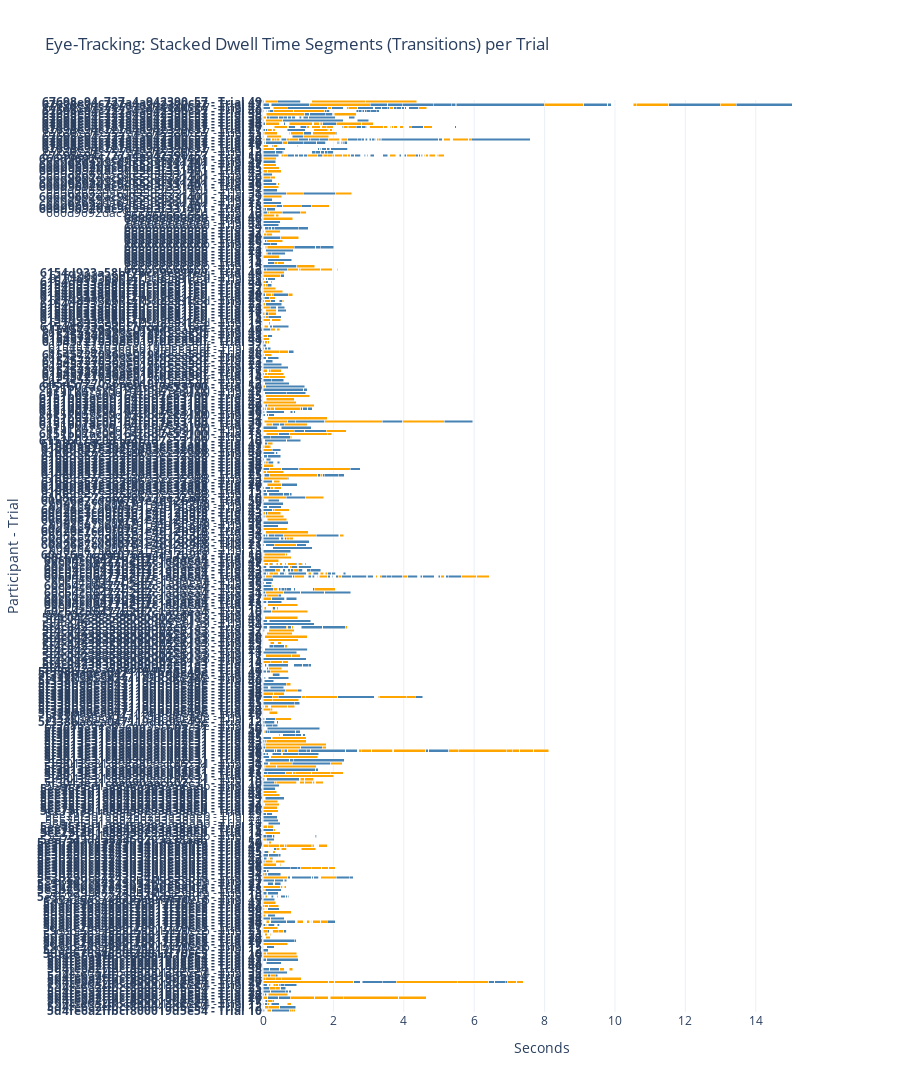

Notebook code for this chart:
### Code cell
import plotly.graph_objects as go
transparent_color = 'hsva(0, 0%, 100%, 0)'
fig = go.Figure()

# Collect all y-tick labels and which should be bold
yticks = []
yticks_bold = set()

for participant in [p for p in et_df['participant_id'].unique() if p not in list_of_participants_to_remove]:
    df_part = et_df[et_df['participant_id'] == participant]
    sorted_trials = sorted(df_part['trial'].unique(), key=lambda x: float(x) if str(x).replace('.', '', 1).isdigit() else x)
    for trial in sorted_trials:
        label = f"{participant} - Trial {trial}"
        yticks.append(label)

        et_row = df_part[df_part['trial'] == trial]
        dominant = et_row['dominant'].iloc[0] if not et_row.empty else None
        lf_row = longform[(longform['participant_id'] == participant) & (longform['trial'] == trial)]
        choice = lf_row['choice'].iloc[0] if not lf_row.empty else None

        if dominant is not None and choice is not None and dominant == choice:
            yticks_bold.add(label)

        et_file = os.path.join(et_dir, f"{participant}.csv")
        df_et = pd.read_csv(et_file)
        df_et.columns = [c.lower() for c in df_et.columns]
        trial_col = 'trial' if 'trial' in df_et.columns else [c for c in df_et.columns if 'trial' in c][0]
        g = df_et[df_et[trial_col] == trial].copy()

        canvas_state = np.where(
            (g['_left_canvas'] == 1) & (g['_right_canvas'] == 0), 'L',
            np.where(
                (g['_right_canvas'] == 1) & (g['_left_canvas'] == 0), 'R',
                np.where(
                    (g['_left_canvas'] == 0) & (g['_right_canvas'] == 0), 'N', 'B'
                )
            )
        )
        transitions_idx = np.where(canvas_state[1:] != canvas_state[:-1])[0] + 1
        segment_starts = np.concatenate(([0], transitions_idx))
        segment_ends = np.concatenate((transitions_idx, [len(canvas_state)]))
        times = g['times'].values  # times are timestamps in ms
        for seg_start, seg_end in zip(segment_starts, segment_ends):
            seg = g.iloc[seg_start:seg_end]
            if len(seg) > 0:
                start_time = seg['times'].iloc[0]
                end_time = seg['times'].iloc[-1]
                seg_time = (end_time - start_time) / 1000  # duration in seconds
            else:
                seg_time = 0
            if ((seg['_left_canvas'] == 1) & (seg['_right_canvas'] == 0)).all():
                side = 'Left'
                color = 'steelblue'
            elif ((seg['_right_canvas'] == 1) & (seg['_left_canvas'] == 0)).all():
                side = 'Right'
                color = 'orange'
            elif ((seg['_left_canvas'] == 0) & (seg['_right_canvas'] == 0)).all():
                side = 'None'
                color = transparent_color
            else:
                side = 'Both'
                color = "red" #transparent
            fig.add_trace(go.Bar(
                x=[seg_time],
                y=[label],
                name=side,
                marker_color=color,
                orientation='h',
                showlegend=False
            ))

# Build tickvals and ticktext with bolding
tickvals = yticks
ticktext = [f"<b>{t}</b>" if t in yticks_bold else t for t in yticks]

fig.update_layout(
    template='plotly_white', #_dark
    barmode='stack',
    title='Eye-Tracking: Stacked Dwell Time Segments (Transitions) per Trial',
    xaxis_title='Seconds',
    yaxis_title='Participant - Trial',
    legend_title='Side',
    height=1200,
    yaxis=dict(
        tickvals=tickvals,
        ticktext=ticktext
    )
)
fig.show()
